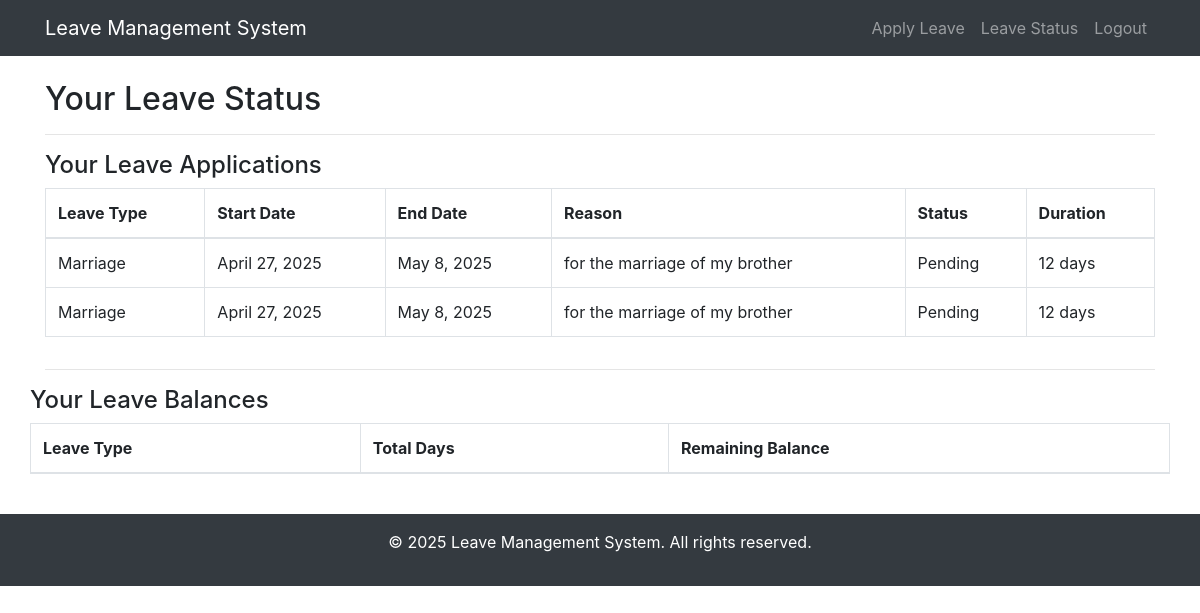
The page /leave_status/ (signed in) on the database its author committed.
### leave/models.py (models this page shows, shortened)
class LeaveApplication(models.Model):
    STATUS_PENDING = 'Pending'
    STATUS_APPROVED = 'Approved'
    STATUS_REJECTED = 'Rejected'
    STATUS_CHOICES = [
        (STATUS_PENDING, 'Pending'),
        (STATUS_APPROVED, 'Approved'),
        (STATUS_REJECTED, 'Rejected')
    ]
    user = models.ForeignKey(User, on_delete=models.CASCADE, related_name='leave_applications')
    leave_type = models.ForeignKey(Type_leave, on_delete=models.CASCADE)
    start_date = models.DateField()
    end_date = models.DateField()
    reason = models.TextField()
    status = models.CharField(max_length=30, choices=STATUS_CHOICES, default=STATUS_PENDING)
    def duration(self):
        return (self.end_date - self.start_date).days + 1

class Type_leave(models.Model):
    name = models.CharField(max_length=200)
    no_days = models.PositiveIntegerField(default=0)

### leave/views.py (the view)
# urls.py: path('leave_status/', LeaveStatusView.as_view(), name='leave_status'),  # Using class-based view for leave status
class LeaveStatusView(LoginRequiredMixin, TemplateView):
    template_name = 'leave_status.html'
    def get_context_data(self, **kwargs):
        context = super().get_context_data(**kwargs)
        applications = LeaveApplication.objects.filter(user=self.request.user)
        leave_balances = LeaveBalance.objects.filter(user=self.request.user)
        for application in applications:
            if application.status == 'Approved':
                leave_balance = leave_balances.filter(leave_type=application.leave_type).first()
                if leave_balance:
                    leave_balance.balance -= application.duration()
                    leave_balance.save()
        context['applications'] = applications
        context['leave_balances'] = leave_balances
        return context

### Templates/leave_status.html (shortened to what this page needs)
{% extends 'base.html' %}
{% block content %}
    <h2>Your Leave Status</h2>
    <hr>
    <div class="row">
        {% if applications %}
            <div class="col-md-12">
                <h4>Your Leave Applications</h4>
                <table class="table table-bordered">
                    <thead>
                        <tr>
                            <th>Leave Type</th>
                            <th>Start Date</th>
                            <th>End Date</th>
                            <th>Reason</th>
                            <th>Status</th>
                            <th>Duration</th>
                        </tr>
                    </thead>
                    <tbody>
                        {% for application in applications %}
                            <tr>
                                <td>{{ application.leave_type.name }}</td>
                                <td>{{ application.start_date }}</td>
                                <td>{{ application.end_date }}</td>
                                <td>{{ application.reason }}</td>
                                <td>{{ application.status }}</td>
                                <td>{{ application.duration }} days</td>
                            </tr>
                        {% endfor %}
                    </tbody>
                </table>
            </div>
        {% else %}
            <p>You have no leave applications.</p>
        {% endif %}
    </div>
    <hr>
    <div class="row">
        <h4>Your Leave Balances</h4>
        <table class="table table-bordered">
            <thead>
                <tr>
                    <th>Leave Type</th>
                    <th>Total Days</th>
                    <th>Remaining Balance</th>
                </tr>
            </thead>
        </table>
    </div>
{% endblock %}

### Templates/base.html (shortened to what this page needs)
<!DOCTYPE html>
<html lang="en">
<head>
    <link href="https://stackpath.bootstrapcdn.com/bootstrap/4.5.2/css/bootstrap.min.css" rel="stylesheet">
</head>
<body>
    <nav class="navbar navbar-expand-lg navbar-dark bg-dark">
        <div class="container">
            <a class="navbar-brand" href="{% url 'home' %}">Leave Management System</a>
            <div class="collapse navbar-collapse" id="navbarNav">
                <ul class="navbar-nav ml-auto">
                    {% if user.is_authenticated %}
                        <li class="nav-item">
                            <a class="nav-link" href="{% url 'apply_leave' %}">Apply Leave</a>
                        </li>
                        <li class="nav-item">
                            <a class="nav-link" href="{% url 'leave_status' %}">Leave Status</a>
                        </li>
                        <li class="nav-item">
                            <a class="nav-link" href="{% url 'logout' %}">Logout</a>
                        </li>
                    {% endif %}
                </ul>
            </div>
        </div>
    </nav>
    <div class="container mt-4">
        {% block content %}
        {% endblock %}
    </div>
    <footer class="bg-dark text-white text-center py-3 mt-4">
        <p>&copy; 2025 Leave Management System. All rights reserved.</p>
    </footer>
</body>
</html>

### rows shown on the page
LeaveApplication: leave_type.name "Marriage", start_date "April 27, 2025", end_date "May 8, 2025", reason "for the marriage of my brother", status "Pending", duration "12"
LeaveApplication: leave_type.name "Marriage", start_date "April 27, 2025", end_date "May 8, 2025", reason "for the marriage of my brother", status "Pending", duration "12"
